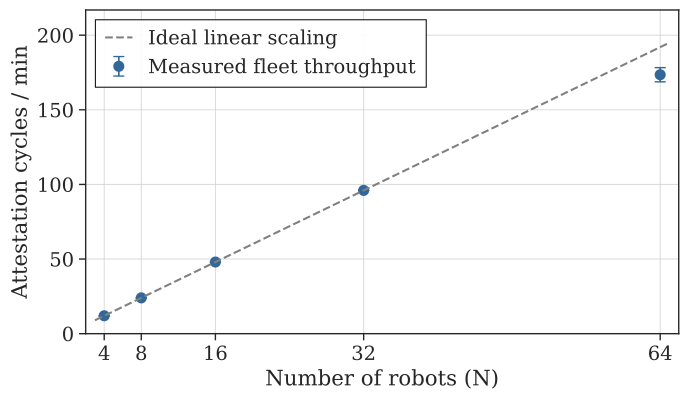

Write Python code to recreate this figure.
#!/usr/bin/env python3
"""
Total fleet attestation throughput vs fleet size (continuous mode).

X-axis : N (number of robots)
Y-axis : total attestation rounds per minute (all robots combined)
Reference line: perfect linear scaling  y = PER_ROBOT_RATE * N

A data line that sits on the linear reference proves the blockchain
coordination does not become a bottleneck as the fleet grows.
"""

from pathlib import Path
import numpy as np
import pandas as pd
import matplotlib.pyplot as plt
import matplotlib.lines as mlines
import seaborn as sns

INPUT_FILE            = "../data/attestation-times/_summary/durations_raw_{VARIANT}.csv"
VARIANT    = "rr"   # ← continuous-mode variant to plot
SSP_MS                 = 20000           # sidecar sleep period (ms)
ITERQ                = 1            # rolling-hash queue depth
CPU_LIMIT             = None         # None = no cap (cpuNC)
EXPERIMENT_DURATION_S = 120
ATTESTATION_INTERVAL_S = 10
N_VALUES              = [4, 8, 16, 32, 64]

FONT_SCALE  = 1.6
MARKER_SIZE = 8
LINE_WIDTH  = 2.0


def main():
    script_dir = Path(__file__).parent.resolve()
    csv_path   = (script_dir / INPUT_FILE.format(VARIANT=VARIANT)).resolve()
    if not csv_path.exists():
        raise SystemExit(f"CSV not found: {csv_path}")

    df = pd.read_csv(csv_path)
    df = df[df["n_robots"].isin(N_VALUES)]

    required = {"n_robots", "role", "metric", "run"}
    missing  = required - set(df.columns)
    if missing:
        raise SystemExit(f"Missing columns: {missing}")

    # Total attestations per (n_robots, run) in continuous mode
    cpu_mask = df["cpu_limit"].isna() if CPU_LIMIT is None else (df["cpu_limit"] == CPU_LIMIT)
    sub = df[
        (df["ssp_ms"]  == SSP_MS) &
        (df["iterq"]   == ITERQ) &
        cpu_mask &
        (df["role"]    == "prover") &
        (df["metric"]  == "total_lifecycle")
    ]
    counts = (
        sub.groupby(["n_robots", "run"])
           .size()
           .reset_index(name="total_attestations")
    )
    duration_min = EXPERIMENT_DURATION_S / 60.0
    counts["fleet_rounds_per_min"] = counts["total_attestations"] / duration_min

    summary = (
        counts.groupby("n_robots")["fleet_rounds_per_min"]
              .agg(mean="mean", std="std")
              .reset_index()
    )
    summary["std"] = summary["std"].fillna(0.0)

    # Per-robot rate from N=4 (most stable, std=0) as the slope reference
    per_robot_rate = summary.loc[summary["n_robots"] == summary["n_robots"].min(),
                                 "mean"].iloc[0] / summary["n_robots"].min()

    print(f"\n{'N':>6}  {'fleet rounds/min':>18}  {'std':>8}")
    print("-" * 38)
    for _, row in summary.iterrows():
        print(f"{int(row['n_robots']):>6}  {row['mean']:>18.2f}  {row['std']:>8.4f}")
    print(f"\n  Per-robot rate (slope): {per_robot_rate:.4f} rounds/min/robot")
    print(f"  Linear reference: y = {per_robot_rate:.2f} × N\n")

    # ── Plot ──────────────────────────────────────────────────────────────────
    sns.set_theme(context="paper", style="ticks",
                  rc={"xtick.direction": "out", "ytick.direction": "out"},
                  font_scale=FONT_SCALE)
    plt.rcParams.update({"font.family": "serif"})
    c_main = "#336699"   # steel blue
    c_ref  = "gray"

    fig, ax = plt.subplots(figsize=(7, 4.0))

    n_vals = summary["n_robots"].values
    means  = summary["mean"].values
    stds   = summary["std"].values

    # Linear reference line across the full x range
    n_ref = np.linspace(n_vals[0] - 1, n_vals[-1] + 1, 200)
    ax.plot(n_ref, per_robot_rate * n_ref,
            color=c_ref, linewidth=1.5, linestyle="--", zorder=4,
            label="Ideal linear scaling")

    # Measured fleet throughput — markers only (no connecting line)
    ax.errorbar(n_vals, means, yerr=stds,
                fmt="o", color=c_main, capsize=4, markersize=MARKER_SIZE,
                markeredgecolor="none", linewidth=1.2, zorder=3,
                label="Measured fleet throughput")

    # Axes
    ax.set_xlabel("Number of robots (N)")
    ax.set_ylabel("Attestation cycles / min")
    ax.set_xticks(n_vals)
    ax.set_xticklabels([str(n) for n in n_vals])
    ax.set_ylim(0, means.max() * 1.25)
    ax.set_xlim(n_vals[0] - 2, n_vals[-1] + 2)
    ax.grid(axis="both", linestyle="-", linewidth=0.7, alpha=0.75)
    ax.set_axisbelow(True)

    ax.legend(loc="upper left", frameon=True, framealpha=0.9,
              fancybox=False, edgecolor="black",
              borderpad=0.5, handlelength=1.4, columnspacing=1.2)

    plt.subplots_adjust(left=0.12, right=0.97, top=0.95, bottom=0.14)

    out_path = script_dir / "lineplot_attestation_throughput_fleet.pdf"
    fig.savefig(out_path, dpi=300, bbox_inches="tight")
    print(f"[OK] Saved: {out_path}")
    plt.close(fig)


if __name__ == "__main__":
    main()
